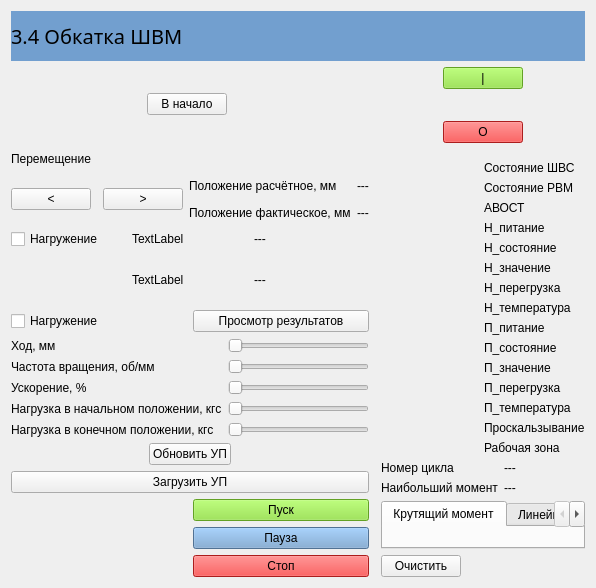
      <widget class="QWidget" name="page34">
       <layout class="QGridLayout" name="gridLayout_13">
        <item row="5" column="2">
         <layout class="QGridLayout" name="gridLayout_23">
          <item row="0" column="1">
           <widget class="StateLabel" name="statelabel_5">
            <property name="text">
             <string>---</string>
            </property>
           </widget>
          </item>
          <item row="0" column="0">
           <widget class="QLabel" name="label_74">
            <property name="text">
             <string>Номер цикла</string>
            </property>
           </widget>
          </item>
          <item row="1" column="0">
           <widget class="QLabel" name="label_75">
            <property name="text">
             <string>Наибольший момент</string>
            </property>
           </widget>
          </item>
          <item row="1" column="1">
           <widget class="StateLabel" name="statelabel_6">
            <property name="text">
             <string>---</string>
            </property>
           </widget>
          </item>
         </layout>
        </item>
        <item row="6" column="2">
         <layout class="QGridLayout" name="gridLayout_26">
          <item row="1" column="0">
           <widget class="QPushButton" name="pushButton_16">
            <property name="text">
             <string>Очистить</string>
            </property>
           </widget>
          </item>
          <item row="1" column="1">
           <spacer name="horizontalSpacer_12">
            <property name="orientation">
             <enum>Qt::Horizontal</enum>
            </property>
            <property name="sizeHint" stdset="0">
             <size>
              <width>40</width>
              <height>20</height>
             </size>
            </property>
           </spacer>
          </item>
          <item row="0" column="0" colspan="2">
           <widget class="QTabWidget" name="tabWidget">
            <property name="currentIndex">
             <number>0</number>
            </property>
            <widget class="QWidget" name="tab_4">
             <attribute name="title">
              <string>Крутящий момент</string>
             </attribute>
             <layout class="QGridLayout" name="gridLayout_27">
              <item row="0" column="0">
               <widget class="PlotWidget" name="widget" native="true"/>
              </item>
             </layout>
            </widget>
            <widget class="QWidget" name="tab_3">
             <attribute name="title">
              <string>Линейное усилие</string>
             </attribute>
             <layout class="QGridLayout" name="gridLayout_28">
              <item row="0" column="0">
               <widget class="PlotWidget" name="widget_2" native="true"/>
              </item>
             </layout>
            </widget>
           </widget>
          </item>
         </layout>
        </item>
        <item row="3" column="2" rowspan="2">
         <layout class="QGridLayout" name="gridLayout_21">
          <item row="0" column="0" colspan="2">
           <widget class="LED" name="led_23"/>
          </item>
          <item row="9" column="0">
           <widget class="LED" name="led_16"/>
          </item>
          <item row="2" column="1">
           <widget class="QLabel" name="label_59">
            <property name="text">
             <string>Состояние РВМ</string>
            </property>
           </widget>
          </item>
          <item row="8" column="1">
           <widget class="QLabel" name="label_65">
            <property name="text">
             <string>Н_температура</string>
            </property>
           </widget>
          </item>
          <item row="4" column="1">
           <widget class="QLabel" name="label_61">
            <property name="text">
             <string>Н_питание</string>
            </property>
           </widget>
          </item>
          <item row="13" column="1">
           <widget class="QLabel" name="label_70">
            <property name="text">
             <string>П_температура</string>
            </property>
           </widget>
          </item>
          <item row="15" column="1">
           <widget class="QLabel" name="label_72">
            <property name="text">
             <string>Рабочая зона</string>
            </property>
           </widget>
          </item>
          <item row="4" column="0">
           <widget class="LED" name="led_11"/>
          </item>
          <item row="5" column="1">
           <widget class="QLabel" name="label_62">
            <property name="text">
             <string>Н_состояние</string>
            </property>
           </widget>
          </item>
          <item row="11" column="0">
           <widget class="LED" name="led_18"/>
          </item>
          <item row="7" column="0">
           <widget class="LED" name="led_14"/>
          </item>
          <item row="5" column="0">
           <widget class="LED" name="led_12"/>
          </item>
          <item row="1" column="1">
           <widget class="QLabel" name="label_58">
            <property name="text">
             <string>Состояние ШВС</string>
            </property>
           </widget>
          </item>
          <item row="11" column="1">
           <widget class="QLabel" name="label_68">
            <property name="text">
             <string>П_значение</string>
            </property>
           </widget>
          </item>
          <item row="9" column="1">
           <widget class="QLabel" name="label_66">
            <property name="text">
             <string>П_питание</string>
            </property>
           </widget>
          </item>
          <item row="6" column="1">
           <widget class="QLabel" name="label_64">
            <property name="text">
             <string>Н_значение</string>
            </property>
           </widget>
          </item>
          <item row="6" column="0">
           <widget class="LED" name="led_13"/>
          </item>
          <item row="10" column="0">
           <widget class="LED" name="led_17"/>
          </item>
          <item row="14" column="0">
           <widget class="LED" name="led_21"/>
          </item>
          <item row="1" column="0">
           <widget class="LED" name="led_8"/>
          </item>
          <item row="3" column="1">
           <widget class="QLabel" name="label_60">
            <property name="text">
             <string>АВОСТ</string>
            </property>
           </widget>
          </item>
          <item row="13" column="0">
           <widget class="LED" name="led_20"/>
          </item>
          <item row="12" column="0">
           <widget class="LED" name="led_19"/>
          </item>
          <item row="15" column="0">
           <widget class="LED" name="led_22"/>
          </item>
          <item row="12" column="1">
           <widget class="QLabel" name="label_69">
            <property name="text">
             <string>П_перегрузка</string>
            </property>
           </widget>
          </item>
          <item row="7" column="1">
           <widget class="QLabel" name="label_63">
            <property name="text">
             <string>Н_перегрузка</string>
            </property>
           </widget>
          </item>
          <item row="2" column="0">
           <widget class="LED" name="led_9"/>
          </item>
          <item row="14" column="1">
           <widget class="QLabel" name="label_71">
            <property name="text">
             <string>Проскальзывание</string>
            </property>
           </widget>
          </item>
          <item row="8" column="0">
           <widget class="LED" name="led_15"/>
          </item>
          <item row="3" column="0">
           <widget class="LED" name="led_10"/>
          </item>
          <item row="10" column="1">
           <widget class="QLabel" name="label_67">
            <property name="text">
             <string>П_состояние</string>
            </property>
           </widget>
          </item>
         </layout>
        </item>
        <item row="1" column="0" rowspan="6">
         <layout class="QGridLayout" name="gridLayout_14">
          <item row="0" column="0">
           <layout class="QHBoxLayout" name="horizontalLayout_17">
            <item>
             <spacer name="horizontalSpacer_21">
              <property name="orientation">
               <enum>Qt::Horizontal</enum>
              </property>
              <property name="sizeHint" stdset="0">
               <size>
                <width>40</width>
                <height>20</height>
               </size>
              </property>
             </spacer>
            </item>
            <item>
             <widget class="PushButton" name="pushbutton_7">
              <property name="text">
               <string>В начало</string>
              </property>
             </widget>
            </item>
            <item>
             <widget class="LED" name="led_5"/>
            </item>
            <item>
             <spacer name="horizontalSpacer_20">
              <property name="orientation">
               <enum>Qt::Horizontal</enum>
              </property>
              <property name="sizeHint" stdset="0">
               <size>
                <width>40</width>
                <height>20</height>
               </size>
              </property>
             </spacer>
            </item>
           </layout>
          </item>
          <item row="4" column="0">
           <layout class="QGridLayout" name="gridLayout_24">
            <item row="3" column="1">
             <widget class="Slider" name="slider_6">
              <property name="maximum">
               <number>100</number>
              </property>
              <property name="orientation">
               <enum>Qt::Horizontal</enum>
              </property>
             </widget>
            </item>
            <item row="0" column="1">
             <widget class="Slider" name="slider_3">
              <property name="maximum">
               <number>100</number>
              </property>
              <property name="orientation">
               <enum>Qt::Horizontal</enum>
              </property>
             </widget>
            </item>
            <item row="2" column="1">
             <widget class="Slider" name="slider_5">
              <property name="maximum">
               <number>100</number>
              </property>
              <property name="orientation">
               <enum>Qt::Horizontal</enum>
              </property>
             </widget>
            </item>
            <item row="4" column="1">
             <widget class="Slider" name="slider_7">
              <property name="maximum">
               <number>100</number>
              </property>
              <property name="orientation">
               <enum>Qt::Horizontal</enum>
              </property>
             </widget>
            </item>
            <item row="1" column="1">
             <widget class="Slider" name="slider_4">
              <property name="maximum">
               <number>100</number>
              </property>
              <property name="orientation">
               <enum>Qt::Horizontal</enum>
              </property>
             </widget>
            </item>
            <item row="0" column="0">
             <widget class="QLabel" name="label_73">
              <property name="text">
               <string>Ход, мм</string>
              </property>
             </widget>
            </item>
            <item row="1" column="0">
             <widget class="QLabel" name="label_76">
              <property name="text">
               <string>Частота вращения, об/мм</string>
              </property>
             </widget>
            </item>
            <item row="2" column="0">
             <widget class="QLabel" name="label_77">
              <property name="text">
               <string>Ускорение, %</string>
              </property>
             </widget>
            </item>
            <item row="3" column="0">
             <widget class="QLabel" name="label_78">
              <property name="text">
               <string>Нагрузка в начальном положении, кгс</string>
              </property>
             </widget>
            </item>
            <item row="4" column="0">
             <widget class="QLabel" name="label_79">
              <property name="text">
               <string>Нагрузка в конечном положении, кгс</string>
              </property>
             </widget>
            </item>
           </layout>
          </item>
          <item row="3" column="0">
           <layout class="QHBoxLayout" name="horizontalLayout_16">
            <item>
             <widget class="QCheckBox" name="checkBox">
              <property name="text">
               <string>Нагружение</string>
              </property>
             </widget>
            </item>
            <item>
             <widget class="QPushButton" name="pushButton_10">
              <property name="text">
               <string>Просмотр результатов</string>
              </property>
             </widget>
            </item>
           </layout>
          </item>
          <item row="7" column="0">
           <layout class="QGridLayout" name="gridLayout_18">
            <item row="1" column="1">
             <widget class="QPushButton" name="pushButton_11">
              <property name="styleSheet">
               <string notr="true">background-color: rgb(138, 226, 52);</string>
              </property>
              <property name="text">
               <string>Пуск</string>
              </property>
              <property name="icon">
               <iconset resource="resources/BallScrewPanel.qrc">
                <normaloff>:/images/play.png</normaloff>:/images/play.png</iconset>
              </property>
              <property name="iconSize">
               <size>
                <width>36</width>
                <height>36</height>
               </size>
              </property>
             </widget>
            </item>
            <item row="2" column="1">
             <widget class="QPushButton" name="pushButton_12">
              <property name="styleSheet">
               <string notr="true">background-color: rgb(114, 159, 207);</string>
              </property>
              <property name="text">
               <string>Пауза</string>
              </property>
              <property name="icon">
               <iconset resource="resources/BallScrewPanel.qrc">
                <normaloff>:/images/pause.png</normaloff>:/images/pause.png</iconset>
              </property>
              <property name="iconSize">
               <size>
                <width>36</width>
                <height>36</height>
               </size>
              </property>
             </widget>
            </item>
            <item row="3" column="1">
             <widget class="QPushButton" name="pushButton_13">
              <property name="styleSheet">
               <string notr="true">background-color: rgb(239, 41, 41);</string>
              </property>
              <property name="text">
               <string>Стоп</string>
              </property>
              <property name="icon">
               <iconset resource="resources/BallScrewPanel.qrc">
                <normaloff>:/images/stop.png</normaloff>:/images/stop.png</iconset>
              </property>
              <property name="iconSize">
               <size>
                <width>36</width>
                <height>36</height>
               </size>
              </property>
             </widget>
            </item>
            <item row="0" column="0" colspan="2">
             <widget class="QPushButton" name="pushButton_15">
              <property name="text">
               <string>Загрузить УП</string>
              </property>
             </widget>
            </item>
           </layout>
          </item>
          <item row="1" column="0">
           <layout class="QGridLayout" name="gridLayout_16">
            <item row="1" column="1" rowspan="2">
             <widget class="LED" name="led_6">
              <property name="flashing" stdset="0">
               <bool>false</bool>
              </property>
              <property name="state" stdset="0">
               <bool>false</bool>
              </property>
             </widget>
            </item>
            <item row="1" column="2" rowspan="2">
             <widget class="PushButton" name="btnForward34">
              <property name="text">
               <string>&gt;</string>
              </property>
             </widget>
            </item>
            <item row="2" column="3">
             <widget class="QLabel" name="label_57">
              <property name="text">
               <string>Положение фактическое, мм</string>
              </property>
             </widget>
            </item>
            <item row="1" column="3">
             <widget class="QLabel" name="label_56">
              <property name="text">
               <string>Положение расчётное, мм</string>
              </property>
             </widget>
            </item>
            <item row="2" column="4">
             <widget class="StateLabel" name="statelabel_4">
              <property name="text">
               <string>---</string>
              </property>
             </widget>
            </item>
            <item row="1" column="4">
             <widget class="StateLabel" name="statelabel_3">
              <property name="text">
               <string>---</string>
              </property>
             </widget>
            </item>
            <item row="1" column="0" rowspan="2">
             <widget class="PushButton" name="btnBack34">
              <property name="text">
               <string>&lt;</string>
              </property>
             </widget>
            </item>
            <item row="0" column="0" colspan="3">
             <widget class="QLabel" name="label_55">
              <property name="text">
               <string>Перемещение</string>
              </property>
             </widget>
            </item>
           </layout>
          </item>
          <item row="5" column="0" alignment="Qt::AlignHCenter">
           <widget class="QPushButton" name="pushButton_14">
            <property name="text">
             <string>Обновить УП</string>
            </property>
           </widget>
          </item>
          <item row="2" column="0">
           <layout class="QGridLayout" name="gridLayout_25">
            <item row="1" column="1">
             <widget class="QLabel" name="label_81">
              <property name="text">
               <string>TextLabel</string>
              </property>
             </widget>
            </item>
            <item row="0" column="1">
             <widget class="QLabel" name="label_80">
              <property name="text">
               <string>TextLabel</string>
              </property>
             </widget>
            </item>
            <item row="1" column="2">
             <widget class="StateLabel" name="statelabel_8">
              <property name="text">
               <string>---</string>
              </property>
             </widget>
            </item>
            <item row="0" column="2">
             <widget class="StateLabel" name="statelabel_7">
              <property name="text">
               <string>---</string>
              </property>
             </widget>
            </item>
            <item row="0" column="0">
             <widget class="QCheckBox" name="checkBox_2">
              <property name="text">
               <string>Нагружение</string>
              </property>
             </widget>
            </item>
            <item row="1" column="0">
             <widget class="LED" name="led_24"/>
            </item>
           </layout>
          </item>
         </layout>
        </item>
        <item row="1" column="2">
         <layout class="QGridLayout" name="gridLayout_12">
          <item row="1" column="2">
           <widget class="LED" name="led_7"/>
          </item>
          <item row="1" column="1">
           <widget class="LED" name="led_28"/>
          </item>
          <item row="0" column="1" colspan="2">
           <widget class="PushButton" name="pushbutton_5">
            <property name="styleSheet">
             <string notr="true">background-color: rgb(138, 226, 52);</string>
            </property>
            <property name="text">
             <string>|</string>
            </property>
           </widget>
          </item>
          <item row="2" column="1" colspan="2">
           <widget class="PushButton" name="pushbutton_6">
            <property name="styleSheet">
             <string notr="true">background-color: rgb(239, 41, 41);</string>
            </property>
            <property name="text">
             <string>O</string>
            </property>
           </widget>
          </item>
          <item row="1" column="0">
           <spacer name="horizontalSpacer_14">
            <property name="orientation">
             <enum>Qt::Horizontal</enum>
            </property>
            <property name="sizeHint" stdset="0">
             <size>
              <width>40</width>
              <height>20</height>
             </size>
            </property>
           </spacer>
          </item>
          <item row="1" column="3">
           <spacer name="horizontalSpacer_15">
            <property name="orientation">
             <enum>Qt::Horizontal</enum>
            </property>
            <property name="sizeHint" stdset="0">
             <size>
              <width>40</width>
              <height>20</height>
             </size>
            </property>
           </spacer>
          </item>
         </layout>
        </item>
        <item row="0" column="0" colspan="3">
         <widget class="QLabel" name="label_137">
          <property name="minimumSize">
           <size>
            <width>0</width>
            <height>50</height>
           </size>
          </property>
          <property name="maximumSize">
           <size>
            <width>16777215</width>
            <height>50</height>
           </size>
          </property>
          <property name="styleSheet">
           <string notr="true">background-color: rgb(114, 159, 207);
font: 15pt bold;</string>
          </property>
          <property name="text">
           <string>3.4 Обкатка ШВМ</string>
          </property>
         </widget>
        </item>
       </layout>
      </widget>
